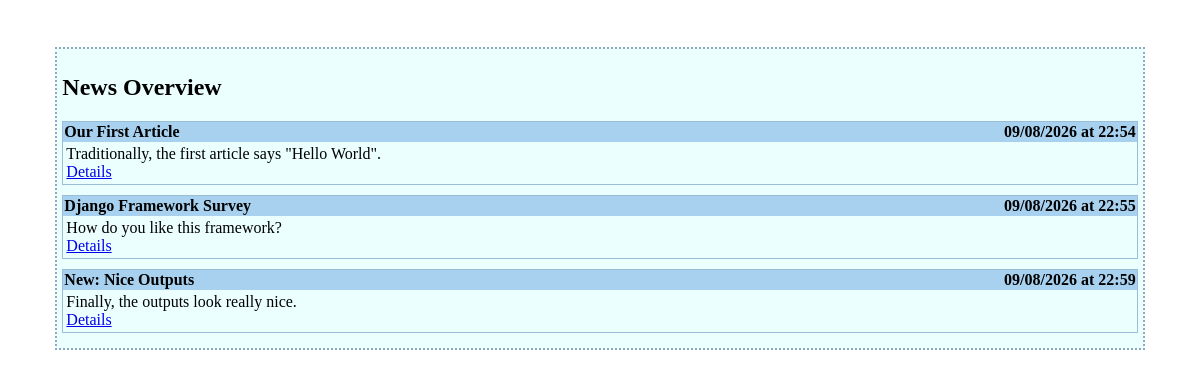
The app's page /articles/ with its own data.
### news/models.py (models this page shows, shortened)
class Article(models.Model):
    objects = models.Manager()
    title = models.CharField(max_length=100)   # Specifies the max length of each article title
    timestamp = models.DateTimeField()   # Specifies the ublication time of each article
    text = models.TextField('Article text')  # Stores the actual article text

### news/views.py (the view)
# urls.py: path('', views.articles, name='articles'), # Maps the app's root URL to the articles view
def articles(request):
    return render(request, 'news/articles.html',
        context={'articles' : Article.objects.all()})

### news/templates/news/articles.html (shortened to what this page needs)
{% extends 'main/base.html' %}
{% block title %}News Overview{% endblock %}
{% block content %}
    {% for m in articles %}
        <div class="container">
            <div class="headline">
                <div class="title">{{ m.title|escape }}</div>
                <div class="timestamp">
                    {{ m.timestamp|date:'d/m/Y' }} at
                    {{ m.timestamp|time:'H:i' }}
                </div>
            </div>
            <div class="text">
                {{ m.text|escape|linebreaksbr }}
                <div class="link_bottom">
                    <a href="{% url 'news:articles_detail' m.id %}">Details</a>
                </div>
            </div>
        </div>
    {% endfor %}
{% endblock %}

### news_site/templates/main/base.html (shortened to what this page needs)
<!DOCTYPE html>
<html>
<head>
</head>
<body>
    <div id="content">
        <h2>{% block title %}Django Sample Page{% endblock %}</h2>
        {% block content %}
        {% endblock %}
    </div>
</body>
</html>

### news_site/templates/main/base.html (style rules this page uses)
#content { border: 2px dotted #94A8BB; background-color: #ECFFFF; margin: 4%; padding: 5px; }
.container { border: 1px solid #98BDD8; margin-bottom: 10px; }
.headline { background-color: #A8D1EF; font-weight:bold; padding: 1px; }
.title { float: left; }
.timestamp { float: right }
.text { padding: 3px; }

### records on screen
Article: title "Our First Article", timestamp "09/08/2026", timestamp "22:54", text "Traditionally, the first article says \"Hello World\"."
Article: title "Django Framework Survey", timestamp "09/08/2026", timestamp "22:55", text "How do you like this framework?"
Article: title "New: Nice Outputs", timestamp "09/08/2026", timestamp "22:59", text "Finally, the outputs look really nice."
